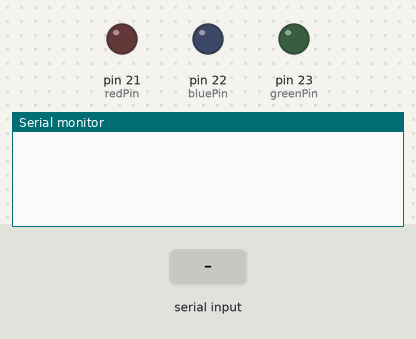
Bench run of a sketch on a simulated Arduino Mega 2560, built with avr-gcc and run on an emulated ATmega2560. Parts: output pins drawn as LEDs (lit = HIGH), the last lines printed to the serial monitor. The inputs (shaded band) are chosen by the test bench.

Above: at 1.2 s.
1.3 s: "r" received over Serial
At 1.7 s:
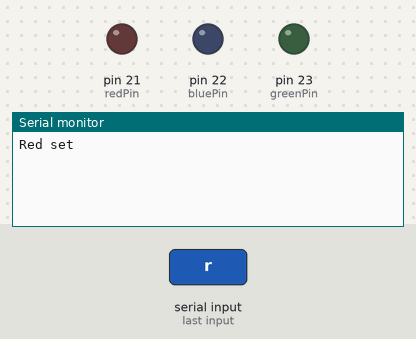
2.8 s: "g" received over Serial
At 4.0 s:
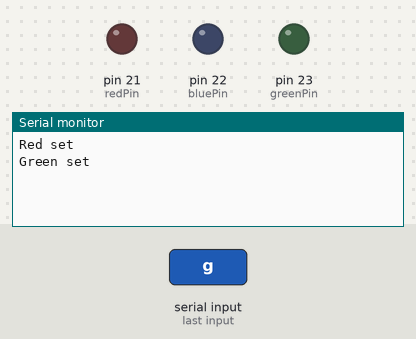
4.3 s: "b" received over Serial
At 5.2 s:
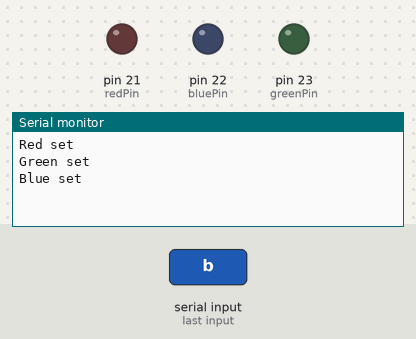

The sketch:

ColorSelecter.ino
```cpp
int greenPin = 23;
int bluePin = 22;
int redPin =  21;

byte incomingByte;
boolean handshake;
boolean byteRead;

int ledSelecter = 0;
int ledState = 0;

void setup() {
  Serial.begin(9600);
  pinMode(redPin, OUTPUT);
  pinMode(greenPin, OUTPUT);
  pinMode(bluePin, OUTPUT);
}

void loop() {
  byteRead = false;
  while (Serial.available() > 0)
  {
    incomingByte = Serial.read();
    byteRead = true;

    if (incomingByte == 'r')
    {
      ledSelecter = redPin;
      ledState = 100;
      Serial.println("Red set");
    }
    if (incomingByte == 'g')
    {
      ledSelecter = greenPin;
      ledState = 100;
      Serial.println("Green set");
    }
    if (incomingByte == 'b')
    {
      ledSelecter = bluePin;
      ledState = 100;
      Serial.println("Blue set");
    }
    if (incomingByte == 'o')
    {
      ledState = 0;
      Serial.println("LED Off");
    }
  }

  if (byteRead)
  {
    analogWrite(greenPin,0);
    analogWrite(redPin,0);
    analogWrite(bluePin,0);
    if (ledState > 0)
    {
      analogWrite(ledSelecter,ledState);
    }
  }
}
```

Measured:
- after the input at 1.3 s, the serial monitor: prints a new line at once (image 1)
- after the input at 2.8 s, the serial monitor: prints a new line at once (image 2)
- after the input at 4.3 s, the serial monitor: prints a new line at once (image 3)
